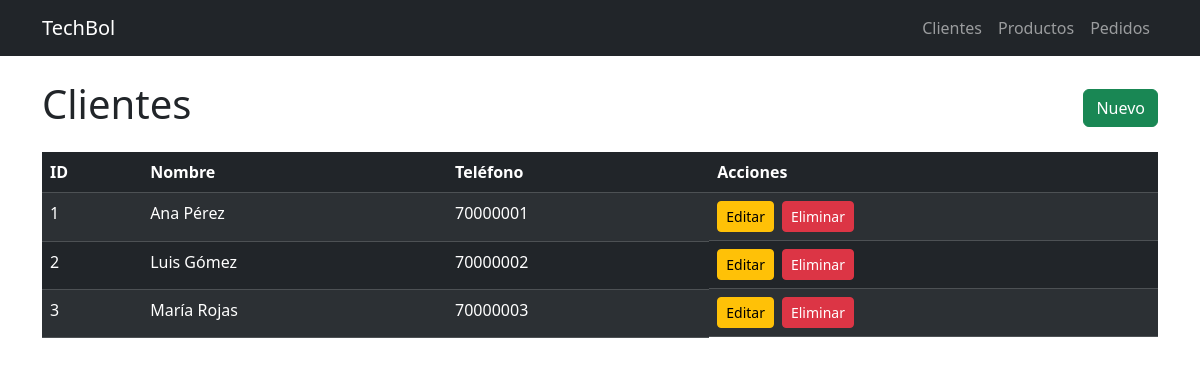
/clientes/, run on the app's committed database.
### app/clientes/models.py (models this page shows, shortened)
class Cliente(db.Model):
    __tablename__ = "clientes"
    id = db.Column(db.Integer, primary_key=True)
    nombre = db.Column(db.String, nullable=False)
    telefono = db.Column(db.String)
    pedidos = db.relationship("Pedido", back_populates="cliente")

### app/clientes/routes.py (the view)
@bp_clientes.route("/")
def index():
    clientes = Cliente.query.all()
    return render_template("cliente/index.html", clientes=clientes)

### app/clientes/templates/cliente/index.html
{% extends "base.html" %}
{% block content %}
<div class="d-flex justify-content-between mb-3">
    <h1>Clientes</h1>
    <a class="btn btn-success align-self-center" href="{{ url_for('bp_clientes.create') }}">Nuevo</a>
</div>
<table class="table table-dark table-striped table-hover">
    <thead>
        <tr><th>ID</th><th>Nombre</th><th>Teléfono</th><th>Acciones</th></tr>
    </thead>
    <tbody>
    {% for c in clientes %}
        <tr>
            <td>{{ c.id }}</td>
            <td>{{ c.nombre }}</td>
            <td>{{ c.telefono }}</td>
            <td class="d-flex gap-2">
                <a class="btn btn-warning btn-sm" href="{{ url_for('bp_clientes.edit', id=c.id) }}">Editar</a>
                <form method="POST" action="{{ url_for('bp_clientes.delete', id=c.id) }}"
                      onsubmit="return confirm('¿Está seguro de eliminar?');">
                    <button type="submit" class="btn btn-danger btn-sm">Eliminar</button>
                </form>
            </td>
        </tr>
    {% else %}
        <tr><td colspan="4">No hay registros</td></tr>
    {% endfor %}
    </tbody>
</table>
{% endblock %}

### data on the page
Cliente: id "1", nombre "Ana Pérez", telefono "70000001"
Cliente: id "2", nombre "Luis Gómez", telefono "70000002"
Cliente: id "3", nombre "María Rojas", telefono "70000003"
